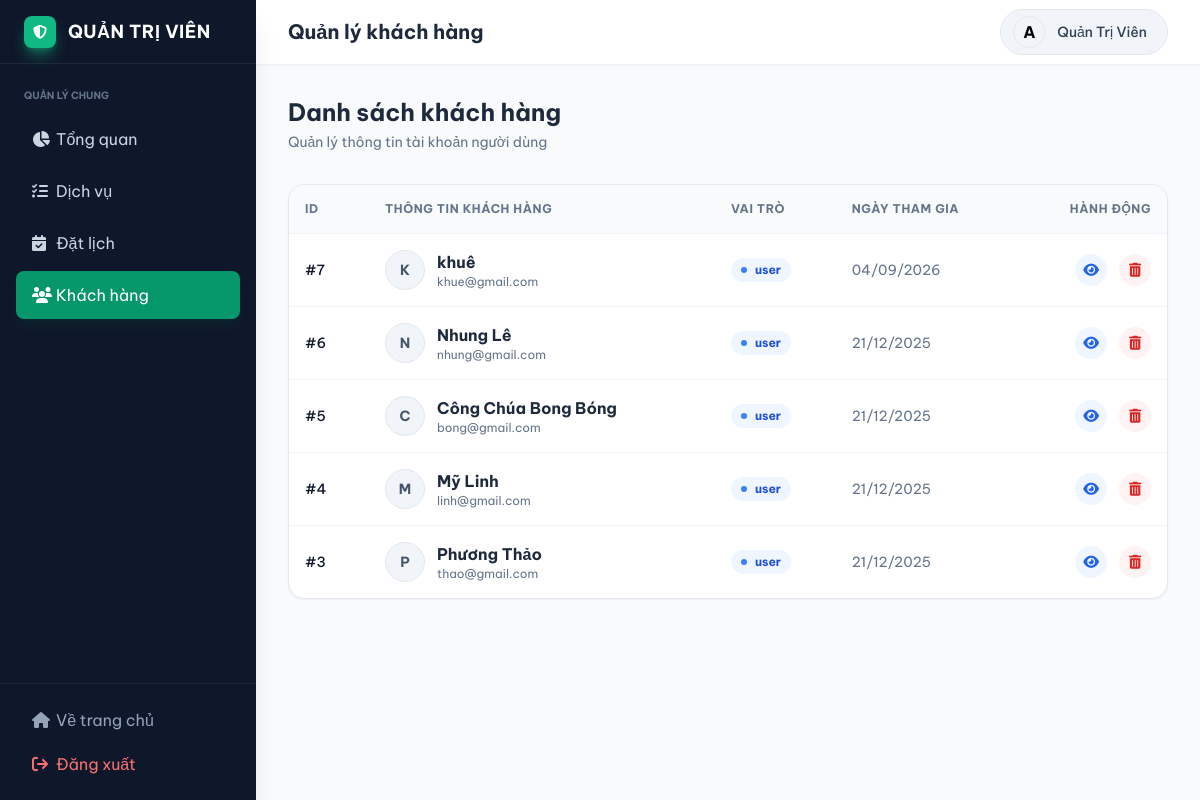
The page /admin/users.php (signed in) on the database its author committed.
### tables this page shows
CREATE TABLE `users` (
  `id` int(11) NOT NULL,
  `name` varchar(255) DEFAULT NULL,
  `email` varchar(100) DEFAULT NULL,
  `password` varchar(255) DEFAULT NULL,
  `role` varchar(20) DEFAULT 'user',
  `created_at` timestamp NOT NULL DEFAULT current_timestamp()
);

### admin/users.php (the view, shortened to what this page needs)
<?php
$database = new Database();
$db = $database->getConnection();
$users = [];
try {
    $query = "SELECT * FROM users WHERE role = 'user' ORDER BY created_at DESC";
    $stmt = $db->prepare($query);
    $stmt->execute();
    $users = $stmt->fetchAll(PDO::FETCH_ASSOC);
} catch (Exception $e) {
    $users = [];
}
?>
<!DOCTYPE html>
<html lang="vi">
<head>
    <script src="https://cdn.tailwindcss.com"></script>
    <link href="https://cdnjs.cloudflare.com/ajax/libs/font-awesome/6.4.0/css/all.min.css" rel="stylesheet">
</head>
<body class="bg-slate-50 flex h-screen overflow-hidden">
    <?php include __DIR__ . '/includes/sidebar.php'; ?>
    <div class="flex-1 flex flex-col min-w-0 bg-white">
        <?php include __DIR__ . '/includes/header.php'; ?>
        <main class="flex-1 overflow-y-auto p-6 lg:p-8 bg-slate-50">
            <div class="flex flex-col sm:flex-row justify-between items-start sm:items-center mb-8 gap-4">
                <div>
                    <h1 class="text-2xl font-bold text-slate-800">Danh sách khách hàng</h1>
                    <p class="text-slate-500 text-sm mt-1">Quản lý thông tin tài khoản người dùng</p>
                </div>
            </div>
            <div class="bg-white rounded-2xl shadow-sm border border-slate-200 overflow-hidden">
                <div class="overflow-x-auto">
                    <table class="w-full text-left border-collapse">
                        <thead class="bg-slate-50 text-slate-500 text-xs uppercase font-bold tracking-wider">
                            <tr>
                                <th class="p-4 border-b border-slate-100 w-20">ID</th>
                                <th class="p-4 border-b border-slate-100">Thông tin khách hàng</th>
                                <th class="p-4 border-b border-slate-100">Vai trò</th>
                                <th class="p-4 border-b border-slate-100">Ngày tham gia</th>
                                <th class="p-4 border-b border-slate-100 text-right">Hành động</th>
                            </tr>
                        </thead>
                        <tbody class="divide-y divide-slate-100 text-sm">
                            <?php if (count($users) > 0): ?>
                                <?php foreach ($users as $u):
                                    $firstLetter = mb_substr($u['name'] ?? 'U', 0, 1);
                                ?>
                                    <tr class="hover:bg-slate-50 transition duration-150 group">
                                        <td class="p-4 font-medium text-slate-900">#<?php echo $u['id']; ?></td>
                                        <td class="p-4">
                                            <div class="flex items-center">
                                                <div class="w-10 h-10 rounded-full bg-slate-100 text-slate-600 flex items-center justify-center font-bold mr-3 border border-slate-200">
                                                    <?php echo strtoupper($firstLetter); ?>
                                                </div>
                                                <div>
                                                    <div class="font-bold text-slate-800 text-base"><?php echo htmlspecialchars($u['name']); ?></div>
                                                    <div class="text-xs text-slate-500"><?php echo htmlspecialchars($u['email']); ?></div>
                                                </div>
                                            </div>
                                        </td>
                                        <td class="p-4">
                                            <span class="inline-flex items-center px-2.5 py-1 rounded-full text-xs font-bold bg-blue-50 text-blue-700">
                                                <span class="w-1.5 h-1.5 rounded-full bg-blue-500 mr-2"></span>
                                                <?php echo htmlspecialchars($u['role']); ?>
                                            </span>
                                        </td>
                                        <td class="p-4 text-slate-500">
                                            <?php echo date('d/m/Y', strtotime($u['created_at'])); ?>
                                        </td>
                                        <td class="p-4 text-right">
                                            <div class="flex justify-end gap-2">
                                                <a href="actions/user_details.php?id=<?php echo $u['id']; ?>"
                                                   class="w-8 h-8 rounded-full bg-blue-50 text-blue-600 flex items-center justify-center hover:bg-blue-600 hover:text-white transition"
                                                   title="Xem chi tiết">
                                                    <i class="fa-solid fa-eye"></i>
                                                </a>
                                                <a href="actions/delete_user.php?id=<?php echo $u['id']; ?>"
                                                   onclick="return confirm('Bạn có chắc chắn muốn xóa khách hàng <?php echo htmlspecialchars($u['name']); ?>? Hành động này không thể hoàn tác!');"
                                                   class="w-8 h-8 rounded-full bg-red-50 text-red-600 flex items-center justify-center hover:bg-red-600 hover:text-white transition ml-1"
                                                   title="Xóa">
                                                    <i class="fa-solid fa-trash-can"></i>
                                                </a>
                                            </div>
                                        </td>
                                    </tr>
                                <?php endforeach; ?>
                            <?php endif; ?>
                        </tbody>
                    </table>
                </div>
            </div>
        </main>
    </div>
</body>
</html>

### admin/users.php (style rules this page uses)
body { font-family: 'Be Vietnam Pro', sans-serif; }

### rows shown on the page
users: id "7", name "K", name "khuê", email "khue@gmail.com", role "user", created_at "04/09/2026"
users: id "6", name "N", name "Nhung Lê", email "nhung@gmail.com", role "user", created_at "21/12/2025"
users: id "5", name "C", name "Công Chúa Bong Bóng", email "bong@gmail.com", role "user", created_at "21/12/2025"
users: id "4", name "M", name "Mỹ Linh", email "linh@gmail.com", role "user", created_at "21/12/2025"
users: id "3", name "P", name "Phương Thảo", email "thao@gmail.com", role "user", created_at "21/12/2025"

### other values the page prints
$page_title "Quản lý khách hàng"
$_SESSION['user']['name'] "Quản Trị Viên"
